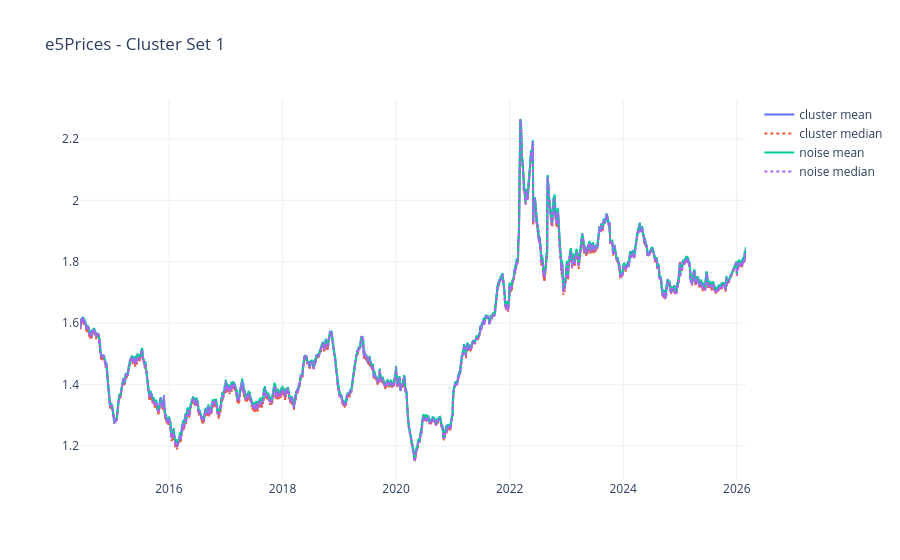
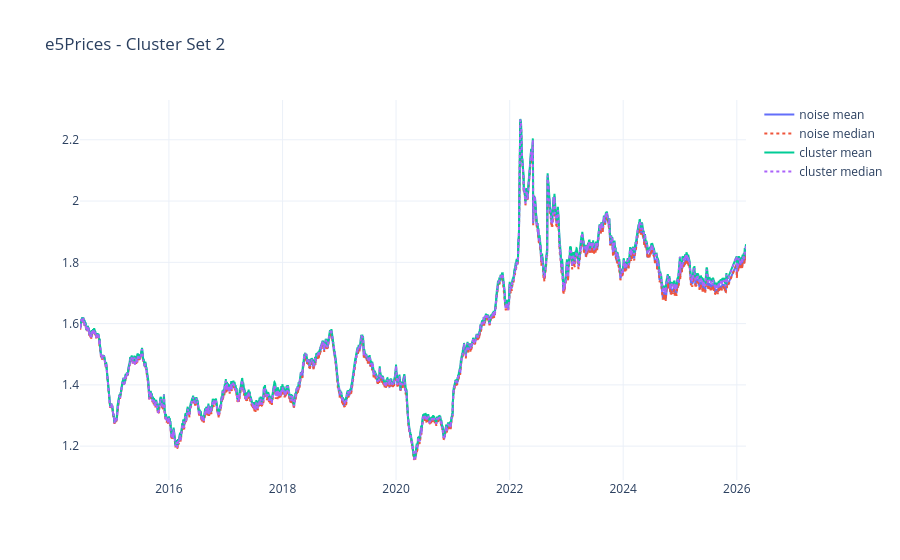

These figures' notebook cell, in order:
### Code cell
parquet_dir = Path(OUTPUT_PRICES) / "station_daily_mean_and_median_by_month"
parquet_files = sorted(glob.glob(str(parquet_dir / "**" / "*.parquet"), recursive=True))


# Diesel, Cluster Set 1
fig_1 = plot_cluster_prices(
    parquet_files,
    OUTPUT_ROOT + f"\\stations_clusters_eps{eps1}_min_samples{min_samples1}.csv",
    fuel = FUEL_TYPE,
    title = FUEL_TYPE + "Prices - Cluster Set 1"
)
fig_1.show()

fig_2 = plot_cluster_prices(
    parquet_files,
    OUTPUT_ROOT + f"\\stations_clusters_eps{eps2}_min_samples{min_samples2}.csv",
    fuel = FUEL_TYPE,
    title = FUEL_TYPE + "Prices - Cluster Set 2"
)
fig_2.show()

### Figure 1 — Plotly figure (JSON) as saved in the notebook; plotly's stock layout.template omitted (floating-point values rounded to 4 significant figures; data arrays with more than 128 entries replaced by an {"elided": "..."} marker saying what was removed)
{"data": [{"mode": "lines", "name": "cluster mean", "type": "scatter", "x": {"elided": "4220 str values"}, "y": {"elided": "4220 float values"}}, {"line": {"dash": "dot"}, "mode": "lines", "name": "cluster median", "type": "scatter", "x": {"elided": "4220 str values"}, "y": {"elided": "4220 float values"}}, {"mode": "lines", "name": "noise mean", "type": "scatter", "x": {"elided": "4220 str values"}, "y": {"elided": "4220 float values"}}, {"line": {"dash": "dot"}, "mode": "lines", "name": "noise median", "type": "scatter", "x": {"elided": "4220 str values"}, "y": {"elided": "4220 float values"}}], "layout": {"hovermode": "x unified", "title": {"text": "e5Prices - Cluster Set 1"}}}

### Figure 2 — Plotly figure (JSON) as saved in the notebook; plotly's stock layout.template omitted (floating-point values rounded to 4 significant figures; data arrays with more than 128 entries replaced by an {"elided": "..."} marker saying what was removed)
{"data": [{"mode": "lines", "name": "noise mean", "type": "scatter", "x": {"elided": "4220 str values"}, "y": {"elided": "4220 float values"}}, {"line": {"dash": "dot"}, "mode": "lines", "name": "noise median", "type": "scatter", "x": {"elided": "4220 str values"}, "y": {"elided": "4220 float values"}}, {"mode": "lines", "name": "cluster mean", "type": "scatter", "x": {"elided": "4220 str values"}, "y": {"elided": "4220 float values"}}, {"line": {"dash": "dot"}, "mode": "lines", "name": "cluster median", "type": "scatter", "x": {"elided": "4220 str values"}, "y": {"elided": "4220 float values"}}], "layout": {"hovermode": "x unified", "title": {"text": "e5Prices - Cluster Set 2"}}}
